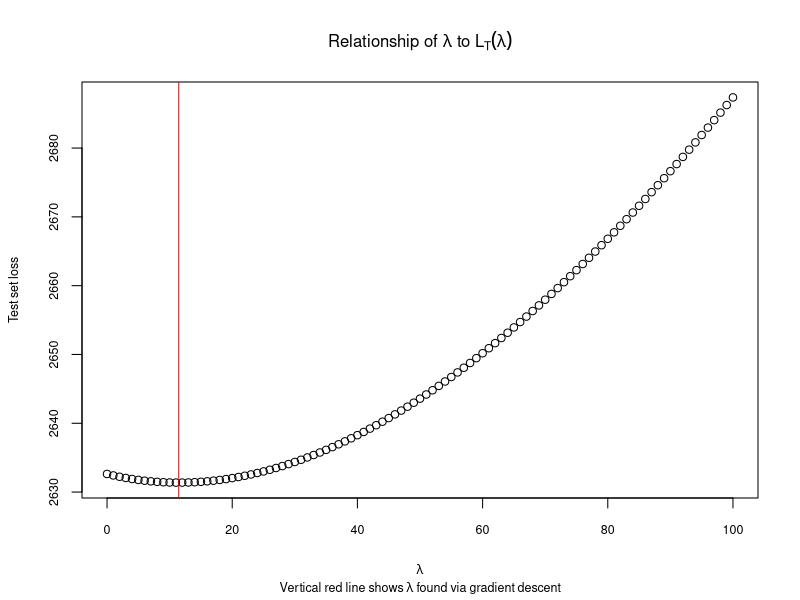

Write the R code that produced this figure.
## ---- chunk 1
# DGP
ss <- 1
set.seed(ss)
N <- 1000
p <- 50
beta <- abs(rnorm(p))
u <- rnorm(N,sd=4)
X <- matrix(rnorm(N * p),nrow=N,ncol=p)
y <- as.vector( (X %*% beta) + u )
# Linear regression
beta.ols <- lm(y ~ -1+X)$coef
# Ridge regresion
library(glmnet)
lam <- 20
beta.ridge.glmnet <- as.vector(coef(glmnet(x=X,y=y,lambda=lam/N,alpha=0,intercept = F,standardize = F))[-1])
# SVD
Xsvd <- svd(X)
U <- Xsvd$u
V <- Xsvd$v
D <- Xsvd$d
# Check
beta.ridge1 <- solve(t(X) %*% X + lam*diag(rep(1,p))) %*% t(X) %*% y
beta.ridge2 <- V %*% diag(D^2 / (lam + D^2)) %*% t(V) %*% beta.ols
beta.ridge3 <- V %*% diag(D / (lam + D^2)) %*% t(U) %*% y
# Close enough
round(head(data.frame(glmnet=beta.ridge.glmnet,approach1=beta.ridge1,
           approach2=beta.ridge2,approach3=beta.ridge3),8),digits=2)

## ---- chunk 2
# Split the data (75/25)
set.seed(ss)
idx.train <- sample(1:nrow(X),floor(nrow(X)*0.75))
idx.test <- setdiff(seq_along(y),idx.train)
y.train <- y[idx.train]
y.test <- y[idx.test]
X.train <- X[idx.train,]
X.test <- X[idx.test,]
# Perform SVD on traning
X.train.svd <- svd(X.train)
U.train <- X.train.svd$u
V.train <- X.train.svd$v
D.train <- X.train.svd$d
# OLS from training
b.ols.T <- as.vector(lm(y.train ~ -1+X.train)$coef)

# Function to define ridge regression estimate
fn.beta.ridge <- function(lam,V,D,bols) {
  bridge <- V %*% diag(D^2 / (lam + D^2)) %*% t(V) %*% bols
  return(as.vector(bridge))
}

# Define dL/lam=(dL/dbeta) * (dbeta/dlam)
fn.deriv <- function(lam,bridge,yT,XT,VR,DR,bols) {
  # dL/dbeta: Prediction error
  dLdb <- t(t(XT) %*% (yT - as.vector( XT %*% bridge) ))
  # dbeta/dlam
  dbdl <- VR %*% diag(DR^2/(lam+DR^2)^2 ) %*% t(VR) %*% bols
  # Product
  deriv <- as.numeric(dLdb %*% dbdl)
  return(deriv)
}

# Function to define generalization loss
fn.loss <- function(yT,XT,bridge) {
  ssL <- 0.5 * sum(as.vector(yT - (XT %*% bridge ))^2)
  return( ssL )
}

# --- Run gradient descent --- #
tol <- 10e-8
# Initialize
lam.k0 <- 0
bridge0 <- fn.beta.ridge(lam=lam.k0,V=V.train,D=D.train,bols=b.ols.T)
LT.k0 <- fn.deriv(lam=lam.k0,bridge=bridge0,yT=y.test,XT=X.test,VR=V.train,DR=D.train,
                  bols=b.ols.T)
gamk <- runif(1)
lam.k1 <- lam.k0 - gamk * LT.k0
nsim <- 100
alpha <- 0.5
lam.store <- NULL
i=0
while ((lam.k1-lam.k0)^2 > tol) {
  i=i+1
  # Update
  lam.k0 <- lam.k1
  bridge0 <- fn.beta.ridge(lam=lam.k0,V=V.train,D=D.train,bols=b.ols.T)
  LT.k0 <- fn.deriv(lam=lam.k0,bridge=bridge0,yT=y.test,XT=X.test,VR=V.train,DR=D.train,
                  bols=b.ols.T)
  # Step size
  cond <- T
  gamk <- 100
  while (cond) {
    cond1 <- fn.loss(y.test,X.test,fn.beta.ridge(lam.k0 - gamk * LT.k0,V.train,D.train,b.ols.T))
    cond2 <- fn.loss(y.test,X.test,fn.beta.ridge(lam.k0,V.train,D.train,b.ols.T))
    if (cond1 > cond2) {
      gamk <- gamk * alpha
    } else {
      cond <- F
      lam.k1 <- lam.k0 - gamk * LT.k0
    }
  }
  # Store
  lam.store[i] <- lam.k1
}
print(sprintf('Gradient descent took %i steps',i))
lam.hat <- lam.store[length(lam.store)]
print(sprintf('Lambda hat is: %0.2f',lam.hat))
## ---- chunk 3
# Range of lambdas
lam.seq <- seq(0,100,1)
# Range of beta.hat ridges
beta.seq <- lapply(lam.seq,function(ll) fn.beta.ridge(ll,V=V.train,D=D.train,bols=b.ols.T) )
loss.seq <- lapply(beta.seq,function(bb) fn.loss(y.test,X.test,bb) )
# Plot
plot(lam.seq,loss.seq,
     cex.lab=0.75,cex.axis=0.75,cex.sub=0.75,cex.main=1,
     xlab = expression(lambda),
     ylab='Test set loss',
     main=expression('Relationship of ' * lambda * ' to ' * L[T](lambda)),
     sub=expression('Vertical red line shows ' * lambda * ' found via gradient descent'))
abline(v=lam.hat,col='red')

